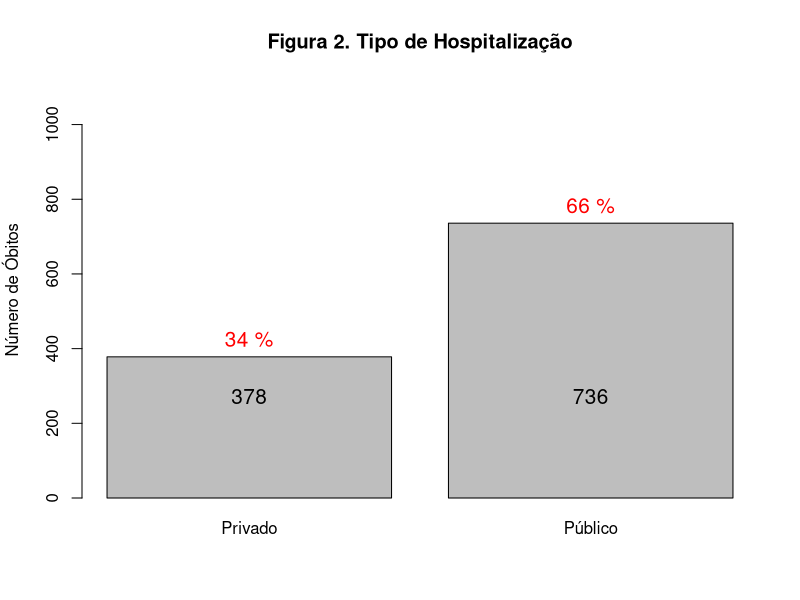
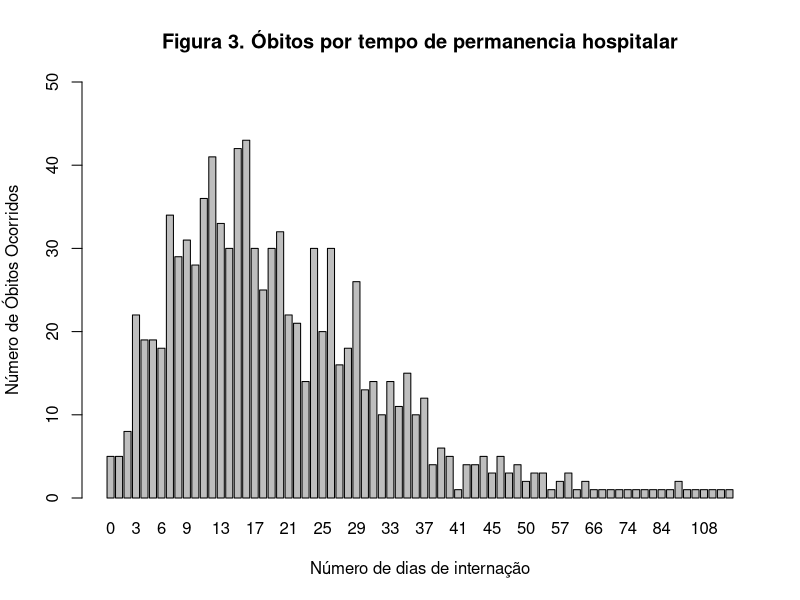
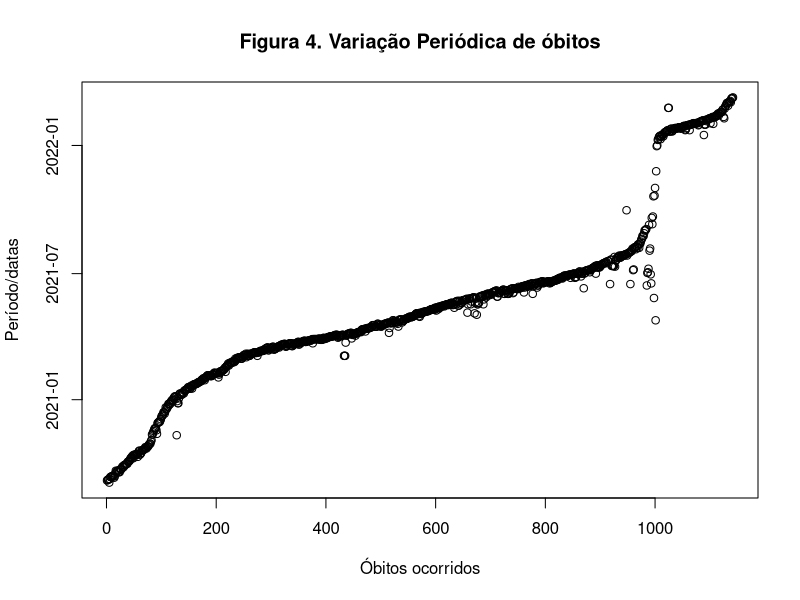

Write the R code that produced these figures, in order.
## ---- chunk 1
knitr::opts_chunk$set(echo = TRUE)
## setting working directory

## ---- chunk 2
# Pacote tydyverse: é um pacote guarda-chuva que consolida uma série de ferramentas que fazem parte do ciclo da ciência de dados.
if (!require(tidyverse)) {
  install.packages("tidyverse")
  library(tidyverse)
}

#O pacote readxl facilita a extração de dados do Excel.
#Não possui dependências externas sendo fácil de instalar e usar em todos os sistemas operacionais.
# readxl é parte do pacote tidyverse, um ecossistema de pacotes projetado com APIs básicos e uma filosofia compartilhada.
if (!require(readxl)) {
  install.packages("readxl")
  library(readxl)
}

# Importando a planilha no R.
# Utilizando a última versão (em 13/03/2022) dos dados contidos no Moodle.
# Foram realizadas "limpezas" nas variáveis que continham erros (data wrangling) 
df.mortes <- read_excel("./dados/covid_19_bauru_mortes.xlsx", 
                        col_types = c("date", "text", "numeric", "date","text","text", "date", "numeric"))
df.geral <- read_excel("./dados/covid_19_bauru_casos_geral.xlsx")

## ---- chunk 3
temp.hosp <- df.mortes$tipo_hosp[!is.na(df.mortes$tipo_hosp)]
pct.hosp = round(unname(table(temp.hosp)) / sum(unname(table(temp.hosp)))*100,0)
pct.hosp = paste(pct.hosp, "%")
## ---- chunk 4

graph.hosp<- barplot(table(temp.hosp), main = "Figura 2. Tipo de Hospitalização",
        ylab = "Número de Óbitos", ylim = c(0,sum(unname(table(temp.hosp)))),
        #legend.text = pct.sexo,
        names.arg = c("Privado", "Público"))
text(x = graph.hosp, y = table(temp.hosp), label = pct.hosp, pos = 3, cex = 1.25, col = "red")
axis(1, at=graph.hosp, labels=table(temp.hosp), tick=F, las=1, line=-6.5, cex.axis=1.25)

## ---- chunk 5
# Permanencia hospitalar
# Usando lubridate

if (!require(lubridate)) {
  install.packages("lubridate")
  library(lubridate)
}
# Calculando o tempo de permanecia:
th <- c()
i <- 1
j <- 0
while (i <= nrow(df.mortes)) {
  if(!is.na(df.mortes$inicio_sintoma[i]) && !is.na(df.mortes$data_obito[i])) {
    j = j + 1
    th[j] = ymd_hms(df.mortes$data_obito[i], truncated = 3) - ymd_hms(df.mortes$inicio_sintoma[i], truncated = 3)
    }
  i = i + 1
}
# Verificando a array numérica
internacao <- table(th)
limite_y = max((unname(internacao))) + 7
graph.inter<- barplot(internacao, main = "Figura 3. Óbitos por tempo de permanencia hospitalar",
                      ylab = "Número de Óbitos Ocorridos", ylim = c(0,limite_y),
                      xlab = "Número de dias de internação")
## ---- chunk 6
# Variação Periódica de óbitos
plot(df.mortes$data_obito, main = "Figura 4. Variação Periódica de óbitos", 
     xlab = "Óbitos ocorridos", ylab = "Período/datas")
